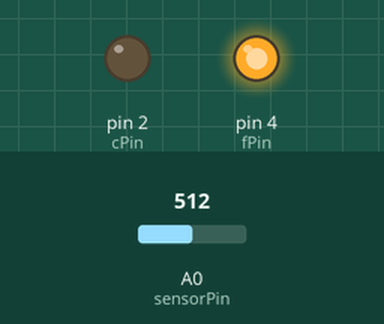
The sketch below on a simulated Arduino Uno, built with avr-gcc and run on an emulated ATmega328P. Parts: output pins drawn as LEDs (lit = HIGH). Inputs (shaded band) come from the test bench; at power-on: A0 (sensorPin) = 512. What the sketch prints to the serial monitor is not drawn.

Above: at 1.2 s.
1.3 s: A0 (sensorPin) set to 189
4.3 s: A0 (sensorPin) set to 165
Timing chart, 0 to 7.3 s (numbered marks = the images above; inputs shaded):
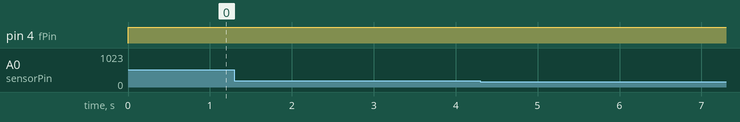

The sketch:

Temp_Sensor.ino
```cpp
 int sensorPin = A0;
int buttonPin = 0;
int pushCount = 0;
int buttonState = 0;
int previousState = 0;
int cPin = 2;
int fPin = 4;

void setup() {
  // put your setup code here, to run once:
  Serial.begin(115200);
  pinMode(buttonPin, INPUT);
  pinMode(cPin, OUTPUT);
  pinMode(fPin, OUTPUT);
}

void loop() {
  // put your main code here, to run repeatedly:

  int sensorValue = analogRead(sensorPin);
  double tempCelsius = ((double)sensorValue * 5 / 1024 - 0.5) * 100;
  double tempFahrenheit = tempCelsius * 9 / 5 + 32;

  buttonState = digitalRead(buttonPin);
  if (buttonState != previousState){
    if (buttonState == HIGH){
      pushCount++;
    }
  }
  previousState = buttonState;
  if(pushCount % 2 == 0){
    Serial.print(tempFahrenheit); Serial.println(" degrees fahrenheit");
    digitalWrite(fPin, HIGH);
    digitalWrite(cPin, LOW);
  }
  else{
    Serial.print(tempCelsius); Serial.println(" degrees celsius");
    digitalWrite(fPin, LOW);
    digitalWrite(cPin, HIGH);
  }
}
```
